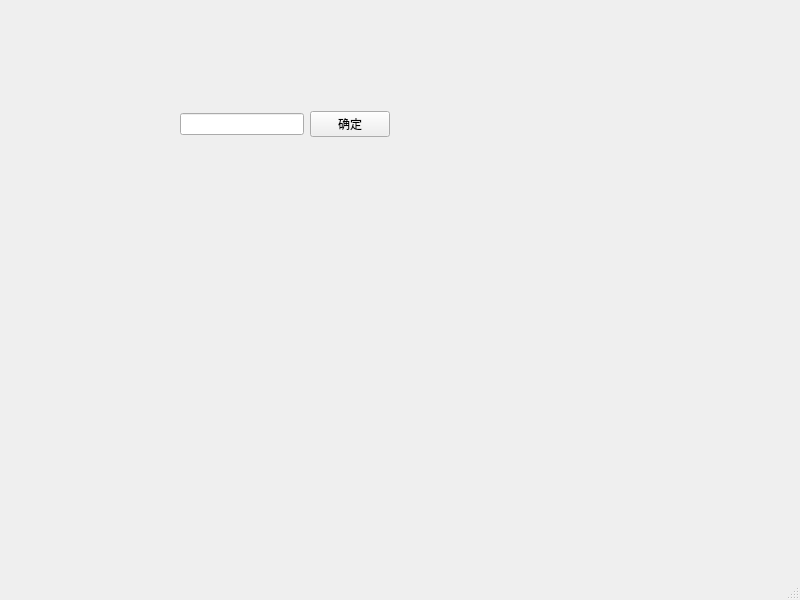
<?xml version="1.0" encoding="UTF-8"?>
<ui version="4.0">
 <class>MainWindow</class>
 <widget class="QMainWindow" name="MainWindow">
  <property name="geometry">
   <rect>
    <x>0</x>
    <y>0</y>
    <width>800</width>
    <height>600</height>
   </rect>
  </property>
  <property name="windowTitle">
   <string>MainWindow</string>
  </property>
  <widget class="QWidget" name="centralwidget">
   <widget class="QWidget" name="">
    <property name="geometry">
     <rect>
      <x>180</x>
      <y>110</y>
      <width>210</width>
      <height>28</height>
     </rect>
    </property>
    <layout class="QHBoxLayout" name="horizontalLayout">
     <item>
      <widget class="QLineEdit" name="lineEdit"/>
     </item>
     <item>
      <widget class="QPushButton" name="pushButton">
       <property name="text">
        <string>确定</string>
       </property>
      </widget>
     </item>
    </layout>
   </widget>
  </widget>
  <widget class="QMenuBar" name="menubar">
   <property name="geometry">
    <rect>
     <x>0</x>
     <y>0</y>
     <width>800</width>
     <height>21</height>
    </rect>
   </property>
  </widget>
  <widget class="QStatusBar" name="statusbar"/>
 </widget>
 <resources/>
 <connections/>
</ui>
